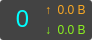
<?xml version="1.0" encoding="UTF-8"?>
<ui version="4.0">
 <class>Form</class>
 <widget class="QWidget" name="Form">
  <property name="geometry">
   <rect>
    <x>0</x>
    <y>0</y>
    <width>92</width>
    <height>40</height>
   </rect>
  </property>
  <property name="minimumSize">
   <size>
    <width>0</width>
    <height>0</height>
   </size>
  </property>
  <property name="maximumSize">
   <size>
    <width>92</width>
    <height>40</height>
   </size>
  </property>
  <property name="cursor">
   <cursorShape>PointingHandCursor</cursorShape>
  </property>
  <property name="windowTitle">
   <string>Speed Box</string>
  </property>
  <property name="windowIcon">
   <iconset>
    <normaloff>:/icons/icons/exe.ico</normaloff>:/icons/icons/exe.ico</iconset>
  </property>
  <property name="toolTip">
   <string>行動是治癒恐懼的良藥，而猶豫、拖延將不斷滋養恐懼</string>
  </property>
  <layout class="QVBoxLayout" name="verticalLayout_2">
   <property name="spacing">
    <number>0</number>
   </property>
   <property name="leftMargin">
    <number>0</number>
   </property>
   <property name="topMargin">
    <number>0</number>
   </property>
   <property name="rightMargin">
    <number>0</number>
   </property>
   <property name="bottomMargin">
    <number>0</number>
   </property>
   <item>
    <widget class="QFrame" name="frame">
     <property name="minimumSize">
      <size>
       <width>72</width>
       <height>40</height>
      </size>
     </property>
     <property name="maximumSize">
      <size>
       <width>92</width>
       <height>40</height>
      </size>
     </property>
     <property name="toolTip">
      <string/>
     </property>
     <property name="styleSheet">
      <string notr="true">QFrame
{
	border-radius: 3px;
	background-color: rgba(8, 8, 8, 190);
}</string>
     </property>
     <property name="frameShape">
      <enum>QFrame::StyledPanel</enum>
     </property>
     <property name="frameShadow">
      <enum>QFrame::Raised</enum>
     </property>
     <layout class="QHBoxLayout" name="horizontalLayout">
      <property name="spacing">
       <number>0</number>
      </property>
      <property name="leftMargin">
       <number>0</number>
      </property>
      <property name="topMargin">
       <number>0</number>
      </property>
      <property name="rightMargin">
       <number>0</number>
      </property>
      <property name="bottomMargin">
       <number>0</number>
      </property>
      <item>
       <widget class="QLabel" name="LabMemory">
        <property name="maximumSize">
         <size>
          <width>45</width>
          <height>30</height>
         </size>
        </property>
        <property name="font">
         <font>
          <family>黑体</family>
          <pointsize>18</pointsize>
         </font>
        </property>
        <property name="styleSheet">
         <string notr="true">QLabel{
	background-color: rgba(0, 0, 0, 0);
	color: rgb(0, 255, 255);
	margin-bottom: 4px;
}</string>
        </property>
        <property name="text">
         <string>0</string>
        </property>
        <property name="alignment">
         <set>Qt::AlignCenter</set>
        </property>
       </widget>
      </item>
      <item>
       <layout class="QVBoxLayout" name="verticalLayout">
        <property name="spacing">
         <number>0</number>
        </property>
        <item>
         <widget class="QLabel" name="Labup">
          <property name="minimumSize">
           <size>
            <width>0</width>
            <height>0</height>
           </size>
          </property>
          <property name="maximumSize">
           <size>
            <width>16777215</width>
            <height>16777215</height>
           </size>
          </property>
          <property name="cursor">
           <cursorShape>PointingHandCursor</cursorShape>
          </property>
          <property name="layoutDirection">
           <enum>Qt::LeftToRight</enum>
          </property>
          <property name="styleSheet">
           <string notr="true">QLabel
{
background-color: rgba(0, 0, 0, 0);
color: rgb(250,170,35);
border-top-right-radius: 5px;
}</string>
          </property>
          <property name="text">
           <string>↑  0.0 B</string>
          </property>
         </widget>
        </item>
        <item>
         <widget class="QLabel" name="Labdown">
          <property name="minimumSize">
           <size>
            <width>0</width>
            <height>0</height>
           </size>
          </property>
          <property name="maximumSize">
           <size>
            <width>16777215</width>
            <height>16777215</height>
           </size>
          </property>
          <property name="cursor">
           <cursorShape>PointingHandCursor</cursorShape>
          </property>
          <property name="styleSheet">
           <string notr="true">QLabel
{
	background-color: rgba(0, 0, 0, 0);
	color: rgb(140, 240, 30);
}</string>
          </property>
          <property name="text">
           <string>↓  0.0 B</string>
          </property>
         </widget>
        </item>
       </layout>
      </item>
     </layout>
    </widget>
   </item>
  </layout>
 </widget>
 <resources/>
 <connections/>
</ui>
